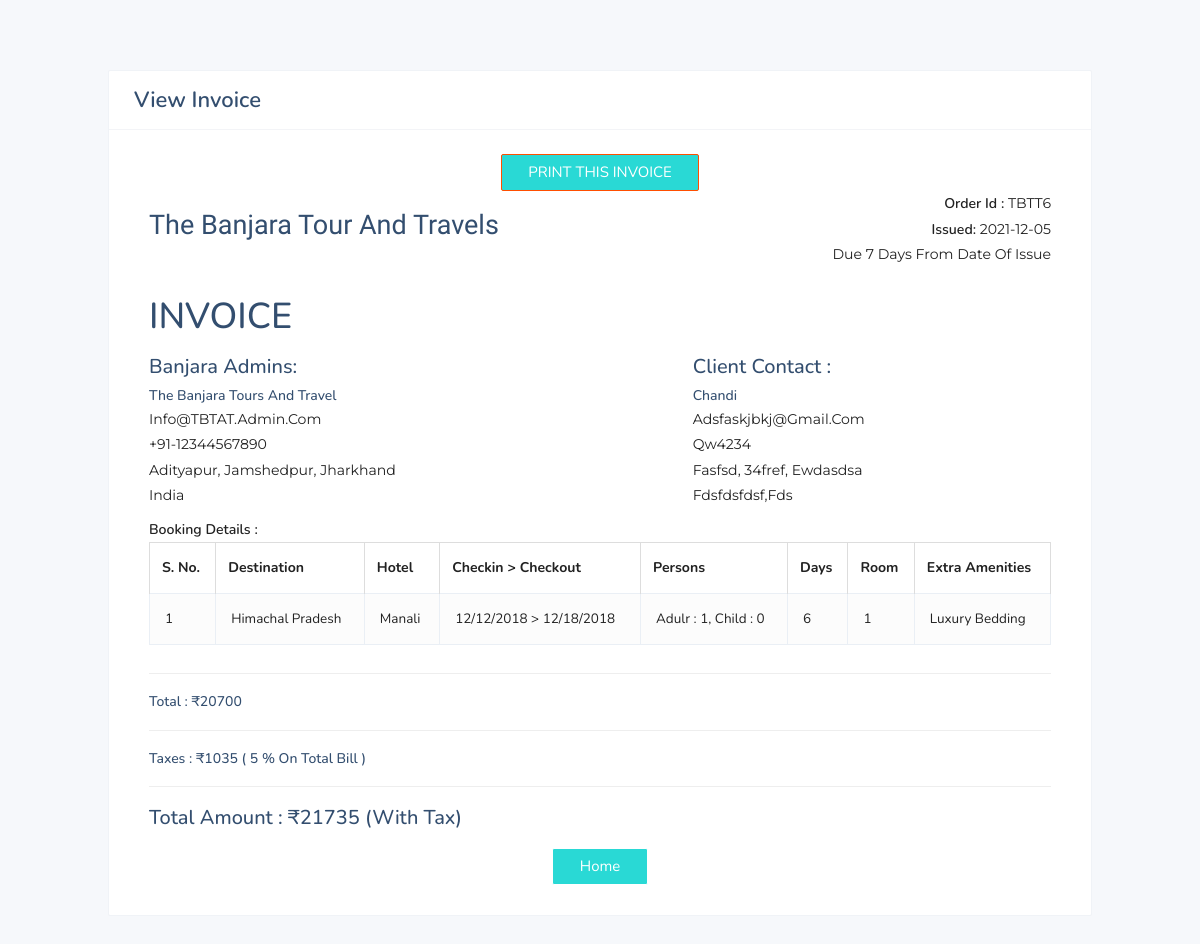
/user/invoice.php?id=19 (signed in), run on the app's committed database.
### tables this page shows
CREATE TABLE `invoice` (
  `id` int(11) NOT NULL,
  `userbookingid` int(11) NOT NULL,
  `transactiondate` date NOT NULL DEFAULT current_timestamp(),
  `billname` varchar(255) NOT NULL,
  `billemail` varchar(255) NOT NULL,
  `billphone` varchar(255) NOT NULL,
  `billaddress` varchar(255) NOT NULL,
  `billcity` varchar(255) NOT NULL,
  `billstate` varchar(255) NOT NULL,
  `billcountry` varchar(255) NOT NULL,
  `billzip` varchar(255) NOT NULL,
  `billupi` varchar(255) DEFAULT NULL,
  `billcardname` varchar(255) DEFAULT NULL,
  `billcardno` varchar(255) DEFAULT NULL,
  `billcardexpmonth` varchar(255) DEFAULT NULL,
  `billcardexpyear` varchar(255) DEFAULT NULL,
  `billcardcvv` varchar(255) DEFAULT NULL,
  `billamount` int(11) NOT NULL,
  `status` int(11) NOT NULL
);

CREATE TABLE `cart` (
  `id` int(255) NOT NULL,
  `name` varchar(255) NOT NULL,
  `hotelid` int(11) NOT NULL,
  `email` varchar(255) NOT NULL,
  `checkin` varchar(255) NOT NULL,
  `checkout` varchar(255) NOT NULL,
  `adult` int(11) NOT NULL,
  `children` int(11) NOT NULL,
  `room` int(11) NOT NULL,
  `days` int(11) NOT NULL,
  `extra` varchar(1000) NOT NULL,
  `destination` varchar(255) NOT NULL,
  `hotel` varchar(255) NOT NULL,
  `total` int(11) NOT NULL,
  `status` int(11) NOT NULL
);

CREATE TABLE `holiday` (
  `id` int(255) NOT NULL,
  `name` varchar(255) NOT NULL,
  `subdesti` varchar(255) NOT NULL,
  `amount` int(11) NOT NULL,
  `hotelcharge` int(11) NOT NULL,
  `guidecharge` int(11) NOT NULL,
  `mobilenum` int(255) NOT NULL,
  `holidayemail` varchar(255) NOT NULL,
  `path` varchar(255) NOT NULL,
  `gallery` varchar(255) NOT NULL,
  `star` double NOT NULL,
  `about` varchar(1000) NOT NULL,
  `reviews` varchar(1000) NOT NULL
);

### user/invoice.php (the view, shortened to what this page needs)
<?php
$id = $_GET['id'];
$al = mysqli_connect("localhost", "root", "", "banjara tour and travel");
$cart = mysqli_query($al, "SELECT * FROM cart WHERE id='$id'");
$cartdata = mysqli_fetch_array($cart);
$checkin = $cartdata['checkin'];
$checkout = $cartdata['checkout'];
$adult = $cartdata['adult'];
$children = $cartdata['children'];
$room = $cartdata['room'];
$extra = $cartdata['extra'];
$extradata = explode(",",$extra);
$ex=implode(",",$extradata);
$firstDate  = new DateTime($checkin);
$secondDate = new DateTime($checkout);
$intvl = $firstDate->diff($secondDate);
$days=$intvl->days;
$pack = $cartdata['destination'];
$hotel = $cartdata['hotel'];
$hotelid = $cartdata['hotelid'];
$invoice = mysqli_query($al, "SELECT * FROM invoice WHERE userbookingid='$id'");
$invdata = mysqli_fetch_array($invoice);
$billphone = $invdata['billphone'];
$billadd = $invdata['billaddress'];
$billcity = $invdata['billcity'];
$billstate = $invdata['billstate'];
$billcountry = $invdata['billcountry'];
$billzip = $invdata['billzip'];
$foo = mysqli_query($al, "SELECT * FROM holiday WHERE id='$hotelid'");
$foodata = mysqli_fetch_array($foo);
$hotelcharge = $foodata['hotelcharge'];
$totalhotelcharge = $hotelcharge*($days-1);
$guidecharge = $foodata['guidecharge'];
$totalguidecharge = $guidecharge * $days;
$servicecharge = $foodata['amount'];
$totalamount = $totalhotelcharge + $totalguidecharge + $servicecharge;
$perc=(5 / 100) * $totalamount;
$maintotal = $perc+$totalamount;
?>
<!DOCTYPE html>
<html lang="en">
<head>
    <link rel="stylesheet" href="assets/plugins/css/plugins.css">
    <link rel="stylesheet" href="https://cdnjs.cloudflare.com/ajax/libs/font-awesome/5.15.3/css/all.min.css">
    <link href="assets/css/style.css" rel="stylesheet">
    <link href="assets/css/responsiveness.css" rel="stylesheet">
    <link id="jssDefault" rel="stylesheet" href="assets/css/skins/default.css">
    <link rel="stylesheet" href="../style1.css">
</head>
<body>
    <section class="dashboard gray-bg">
        <div class="container-fluid">
            <div class="row">
                <div class="col-lg-12 col-md-12">
                    <div class="row">
                        <div class="tr-single-box">
                            <div class="tr-single-header">
                                <h3 class="dashboard-title">View Invoice</h3>
                            </div>
                            <div class="tr-single-body">
                                <div class="detail-wrapper">
                                    <div class="row text-center">
                                        <div class="col-md-12">
                                            <a href="javascript:window.print()" class="btn theme-btn">Print this
                                                invoice</a>
                                        </div>
                                    </div>
                                    <div class="row mrg-0">
                                        <div class="col-md-6">
                                            <div id="logo">
                                                <h3 style="font-family: 'Fuzzy Bubbles', cursive;">The Banjara Tour And
                                                    Travels</h3>
                                            </div>
                                        </div>
                                        <div class="col-md-6">
                                            <p id="invoice-info">
                                                <strong>Order id :</strong> TBTT<?php echo $invdata['id'];?><br>
                                                <strong>Issued:</strong> <?php echo $invdata['transactiondate'];?> <br>
                                                Due 7 days from date of issue
                                            </p>
                                        </div>
                                    </div>
                                    <div class="row  mrg-0 detail-invoice">
                                        <div class="col-md-12">
                                            <h2>INVOICE</h2>
                                        </div>
                                        <div class="col-md-12">
                                            <div class="row">
                                                <div class="col-lg-7 col-md-7 col-sm-7">
                                                    <h4>Banjara Admins: </h4>
                                                    <h5>The Banjara Tours And Travel</h5>
                                                    <p>
                                                        info@TBTAT.admin.com<br />
                                                        +91-12344567890<br />
                                                        Adityapur, Jamshedpur, Jharkhand
                                                        <br /> India
                                                    </p>
                                                </div>
                                                <div class="col-lg-5 col-md-5 col-sm-5">
                                                    <h4>Client Contact :</h4>
                                                    <h5><?php echo $invdata['billname'];?></h5>
                                                    <p>
                                                        <?php echo $invdata['billemail'];?><br />
                                                        <?php echo $billphone;?><br />
                                                        <?php echo $billadd .', '. $billcity .', '. $billstate;?>
                                                        <br /> <?php echo $billcountry.','.$billzip;?>
                                                    </p>
                                                </div>
                                            </div>
                                        </div>
                                        <div class="col-12 col-md-12">
                                            <strong>Booking Details :</strong>
                                        </div>
                                        <div class="col-lg-12 col-md-12 col-sm-12">
                                            <div class="invoice-table">
                                                <div class="table-responsive">
                                                    <table class="table table-striped table-bordered">
                                                        <thead>
                                                            <tr>
                                                                <th>S. No.</th>
                                                                <th>Destination</th>
                                                                <th>Hotel</th>
                                                                <th>Checkin > Checkout</th>
                                                                <th>Persons</th>
                                                                <th>Days</th>
                                                                <th>Room</th>
                                                                <th>Extra Amenities</th>
                                                            </tr>
                                                        </thead>
                                                        <tbody>
                                                            <tr>
                                                                <td>1</td>
                                                                <td><?php echo $pack;?></td>
                                                                <td><?php echo $hotel;?></td>
                                                                <td><?php echo $checkin;?> > <?php echo $checkout;?>
                                                                </td>
                                                                <td>Adulr : <?php echo $adult;?>, Child :
                                                                    <?php echo $children;?></td>
                                                                <td><?php echo $days;?></td>
                                                                <td><?php echo $room;?></td>
                                                                <td><?php echo $ex;?></td>
                                                            </tr>
                                                        </tbody>
                                                    </table>
                                                </div>
                                                <hr>
                                                <div>
                                                    <h5>Total : ₹<?php echo $totalamount;?> </h5>
                                                </div>
                                                <hr>
                                                <div>
                                                    <h5>Taxes : ₹<?php echo $perc;?> ( 5 % on Total Bill ) </h5>
                                                </div>
                                                <hr>
                                                <div>
                                                    <h4>Total Amount : ₹<?php echo $maintotal;?> (with tax)</h4>
                                                    <h4 class="text-center"><a class="btn" href="../index.php">Home</a>
                                                    </h4>
                                                </div>
                                            </div>
                                        </div>
                                    </div>
                                </div>
                            </div>
                        </div>
                    </div>
                </div>
            </div>
        </div>
    </section>
</body>
</html>

### user/assets/css/responsiveness.css (style rules this page uses)
@media only screen and (min-width: 993px) { section { padding: 6em 0 4em 0; } }
@media only screen and (min-width: 1024px) { h2 { font-size: 36px; } }
@media only screen and (min-width: 1024px) { h3 { font-size: 27px; } }
@media only screen and (min-width: 1024px) { h4 { font-size: 20px; } }
@media only screen and (min-width: 1024px) { h5 { font-size: 17; } }

### user/assets/css/skins/default.css (style rules this page uses)
.theme-btn { background:#ff4e00; border: 1px solid #ff4e00; }

### css/style1.css (style rules this page uses)
:root { --primaryColor: #f1f1f1; --black: #222; --black2: #555; --black3: #252525; --black4: #000; --black5: #212529; --orange: #eb0028; --white: #fff; --grey: #959595; --grey2: #666; --grey3: #ccc; --secondaryColor: #2b1f4d; --yellow: #ffcc00; --green: #59b210; --blue: rgb(56, 10, 223); }
html { font-size: 62.5%; box-sizing: border-box; scroll-behavior: smooth; }
body, input { font-size: 1.6rem; font-weight: 400; font-family: "Archivo", sans-serif; color: var(--black); }
a { text-decoration: none; }
h3, h4 { font-weight: 500; }
* { font-family: "Nunito", sans-serif; margin: 0; padding: 0; box-sizing: border-box; text-transform: capitalize; outline: none; border: none; text-decoration: none; transition: all 0.2s linear; }
html { font-size: 62.5%; overflow-x: hidden; scroll-padding-top: 6rem; scroll-behavior: smooth; }
body { height: 100%; width: 100%; }
section { padding: 3rem 9%; }
.btn { display: inline-block; margin-top: 1rem; background: #29d9d5; color: #fff; padding: 0.8rem 3rem; border: 0.2rem solid linear-gradient(aqua, rgba(255, 255, 255, 0)); cursor: pointer; font-size: 1.7rem; }
@media (max-width: 1200px) { body { height: 100%; width: 100%; overflow-y: hidden; } }
@media (max-width: 1200px) { html { font-size: 55%; } }

### data on the page
invoice: id "6", transactiondate "2021-12-05", billname "Chandi", billemail "Adsfaskjbkj@gmail.com", billphone "Qw4234", billaddress "Fasfsd", billcity "34fref", billstate "Ewdasdsa", billcountry "Fdsfdsfdsf", billzip "Fds"
cart: destination "Himachal Pradesh", hotel "Manali", checkin "12/12/2018", checkout "12/18/2018", adult "1", children "0", days "6", room "1", extra "Luxury Bedding"
holiday: totalamount "20700", perc "1035", maintotal "21735"
